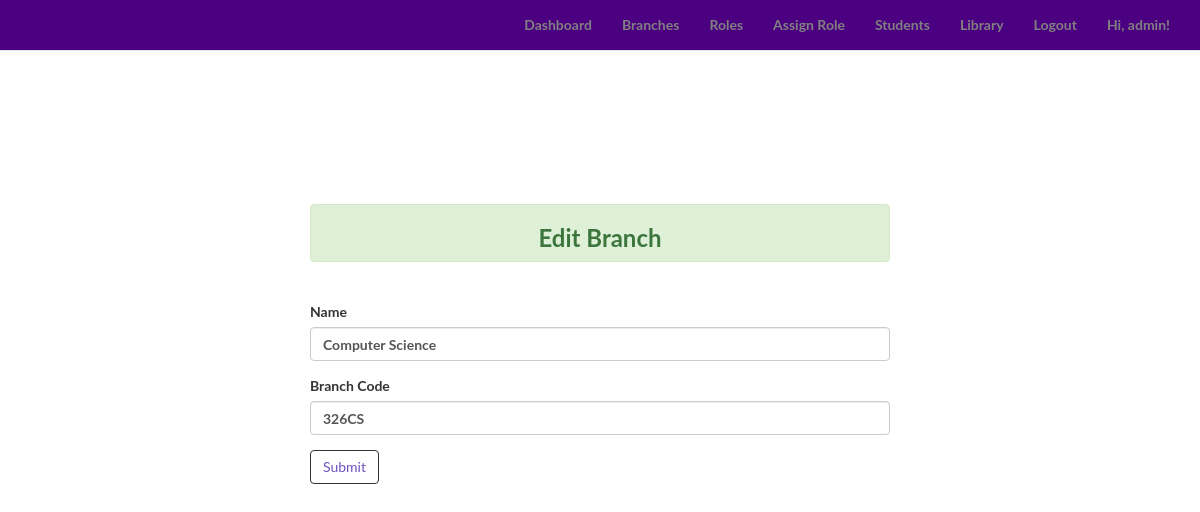
Page /admin/branches/edit/1 (signed in) on the committed database.
### app/models.py (models this page shows, shortened)
class Student(UserMixin, db.Model):
	__tablename__ = 'students'
	id = db.Column(db.Integer, primary_key=True)
	email = db.Column(db.String(60), index=True, unique=True)
	username = db.Column(db.String(60), index=True, unique=True)
	first_name = db.Column(db.String(60), index=True)
	last_name = db.Column(db.String(60), index=True)
	password_hash = db.Column(db.String(128))
	branch_id = db.Column(db.Integer, db.ForeignKey('branches.id'))
	role_id = db.Column(db.Integer, db.ForeignKey('roles.id'))
	is_admin = db.Column(db.Boolean, default=False)
	@property
	def password(self):
		raise AttributeError('password is not a readable attribute.')

class Branch(db.Model):
	__tablename__ = 'branches'
	id = db.Column(db.Integer, primary_key=True)
	name = db.Column(db.String(60), unique=True)
	code = db.Column(db.String(200))
	students = db.relationship('Student', backref='branch', lazy='dynamic')
	students2 = db.relationship('Student2')

### app/admin/views.py (the view)
@admin.route('/branches/edit/<int:id>', methods=['GET', 'POST'])
@login_required
def edit_branch(id):
	check_admin()
	add_branch = False
	branch = Branch.query.get_or_404(id)
	form = BranchForm(obj=branch)
	if form.validate_on_submit():
		branch.name = form.name.data
		branch.code = form.code.data
		db.session.commit()
		flash('You have successfully edited the branch.')
		return redirect(url_for('admin.list_branches'))
	form.code.data=branch.code
	form.name.data = branch.name
	return render_template('admin/branches/branch.html', action="Edit", add_branch=add_branch, form=form, branch=branch, title="Edit Branch")

### app/admin/forms.py
class BranchForm(FlaskForm):
	name = StringField('Name', validators=[DataRequired()])
	code = StringField('Branch Code', validators=[DataRequired()])
	submit = SubmitField('Submit')

### app/admin/views.py (called while the page is built)
def check_admin():
	if not current_user.is_admin:
		abort(403)

### app/models.py (called while the page is built)
@login_manager.user_loader
def load_user(user_id):
	return Student.query.get(int(user_id))

### app/templates/admin/branches/branch.html (shortened to what this page needs)
{% import "bootstrap/wtf.html" as wtf %}
{% extends "base.html" %}
{% block body %}
<div class="content-section">
 <div class="outer">
    <div class="middle">
      <div class="inner">
        <div class="center">
            {% if add_branch %}
<div class="alert" style="background-color:#FF8C00"><h3 style="text-align
        <div class="alert alert-success" role="alert"><h3 style="text-align:center;">Add Branch</h3></div>
</div>
            {% else %}
<div class="alert alert-success" role="alert">
<h3><center>Edit Branch</center></h3></div>
            {% endif %}
            <br/>
            {{ wtf.quick_form(form) }}
        </div>
      </div>
    </div>
  </div>
</div>
{% endblock %}

### app/templates/base.html (shortened to what this page needs)
<html lang="en">
<head>
    <link href="https://maxcdn.bootstrapcdn.com/bootstrap/3.3.7/css/bootstrap.min.css" rel="stylesheet">
    <link href="{{ url_for('static', filename='css/style.css') }}" rel="stylesheet">
</head>
<body class="bg-light">
    <nav class="navbar navbar-default navbar-fixed-top topnav" role="navigation" style="background-color:#4B0082;">
        <div class="container topnav">
              <ul class="nav navbar-nav navbar-right">
{% if current_user.is_authenticated %}
      {% if current_user.is_admin %}
        <li><a href="{{ url_for('home.admin_dashboard') }}"><font-color="#ffffff">Dashboard</font></a></li>
        <li><a href="{{ url_for('admin.list_branches') }}">Branches</a></li>
        <li><a href="{{ url_for('admin.list_roles') }}">Roles</a></li>
        <li><a href="{{ url_for('admin.list_students') }}">Assign Role</a></li>
        <li><a href="{{ url_for('admin.list_students2') }}">Students</a></li>
        <li><a href="{{ url_for('admin.list_libraries') }}">Library</a></li>
      {% else %}
        <li><a href="{{ url_for('admin.branch_stud') }}">Dashboard</a></li>
      {% endif %}
      <li><a href="{{ url_for('auth.logout') }}">Logout</a></li>
      <li><a>  Hi, {{ current_user.username }}!</a></li>
    {% else %}
      <li><a href="{{ url_for('home.homepage') }}">Home</a></li>
      <li><a href="{{ url_for('auth.register') }}">Register</a></li>
      <li><a href="{{ url_for('auth.login') }}">Login</a></li>
    {% endif %}
</ul>
          </div>
    </nav>
    {% block body %}{% endblock %}
      <div class="push"></div>
</body>
</html>

### app/static/css/style.css (style rules this page uses)
.alert { padding: 0px; margin-bottom: 20px; }
body, html { width: 100%; height: 100%; }
body, h1, h2, h3, h4 { font-family: "Lato", "Helvetica Neue", Helvetica, Arial, sans-serif; font-weight: 700; #background-color: #ffffff; #color: gray; }
a, .navbar-default .navbar-brand, .navbar-default .navbar-nav>li>a { color: gray; }
.btn-default { border-color: #333; color: #6d51c2; }
.center { margin: auto; width: 50%; padding: 10px; }
.content-section { padding: 50px 0; border-top: 1px solid #e7e7e7; }
.footer, .push { clear: both; height: 4em; }
.topnav { font-size: 14px; }
.outer { display: table; position: absolute; height: 70%; width: 100%; }
.middle { display: table-cell; vertical-align: middle; }
.inner { margin-left: auto; margin-right: auto; }

### rows in the picture
Student: username "admin"
Branch: name "Computer Science", code "326CS"
